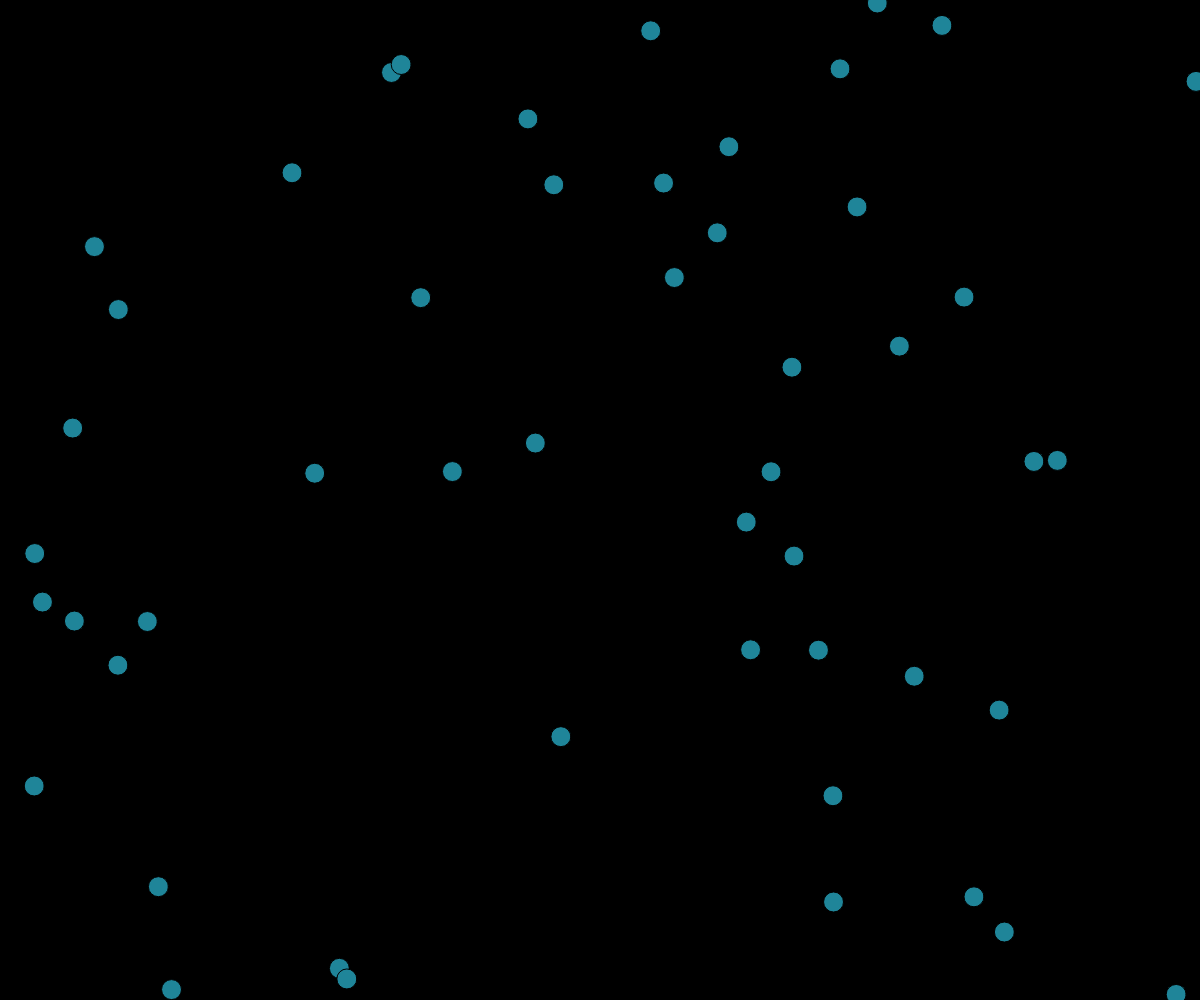
Frame 1 (no input)
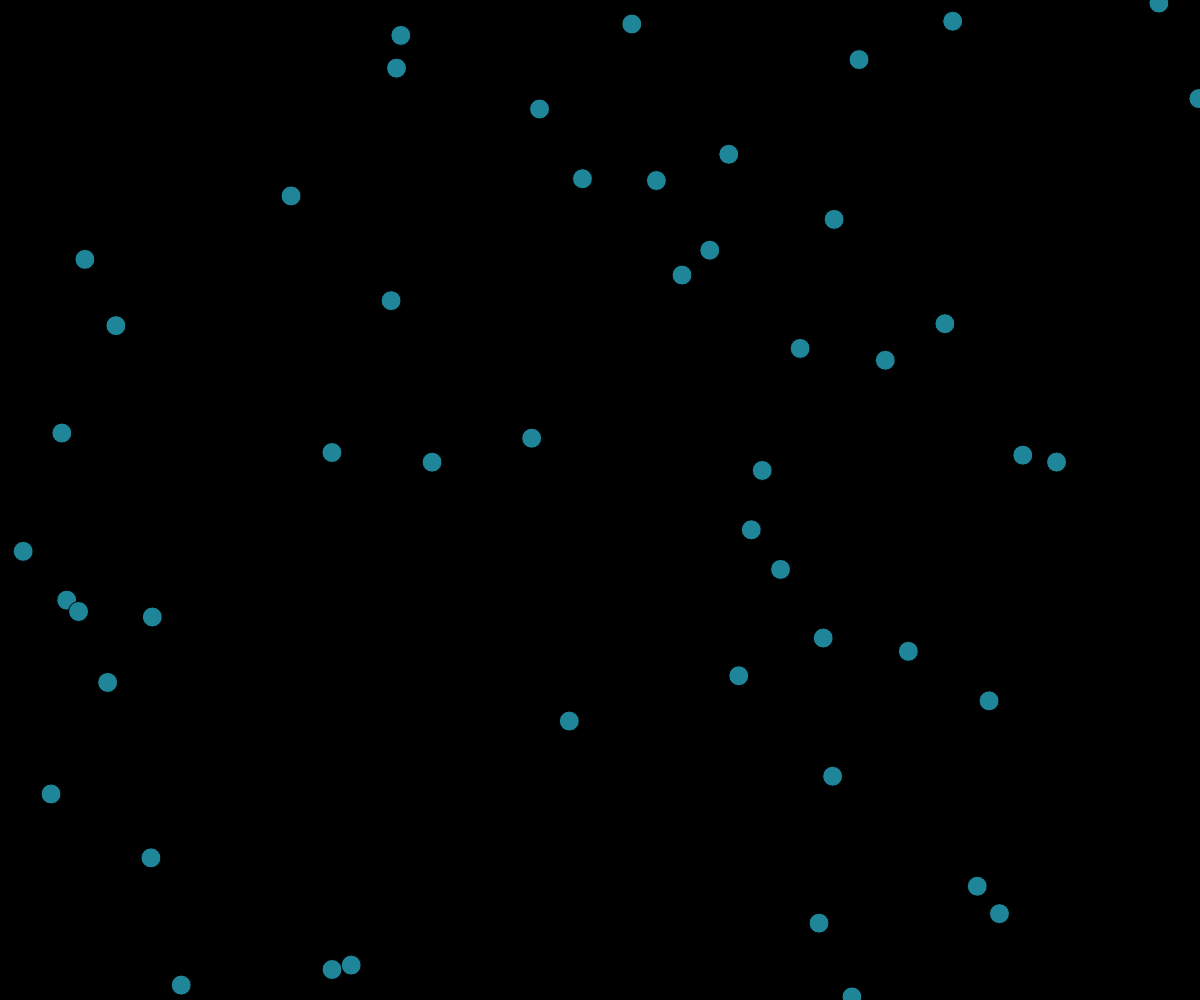
Frame 60 (no input)
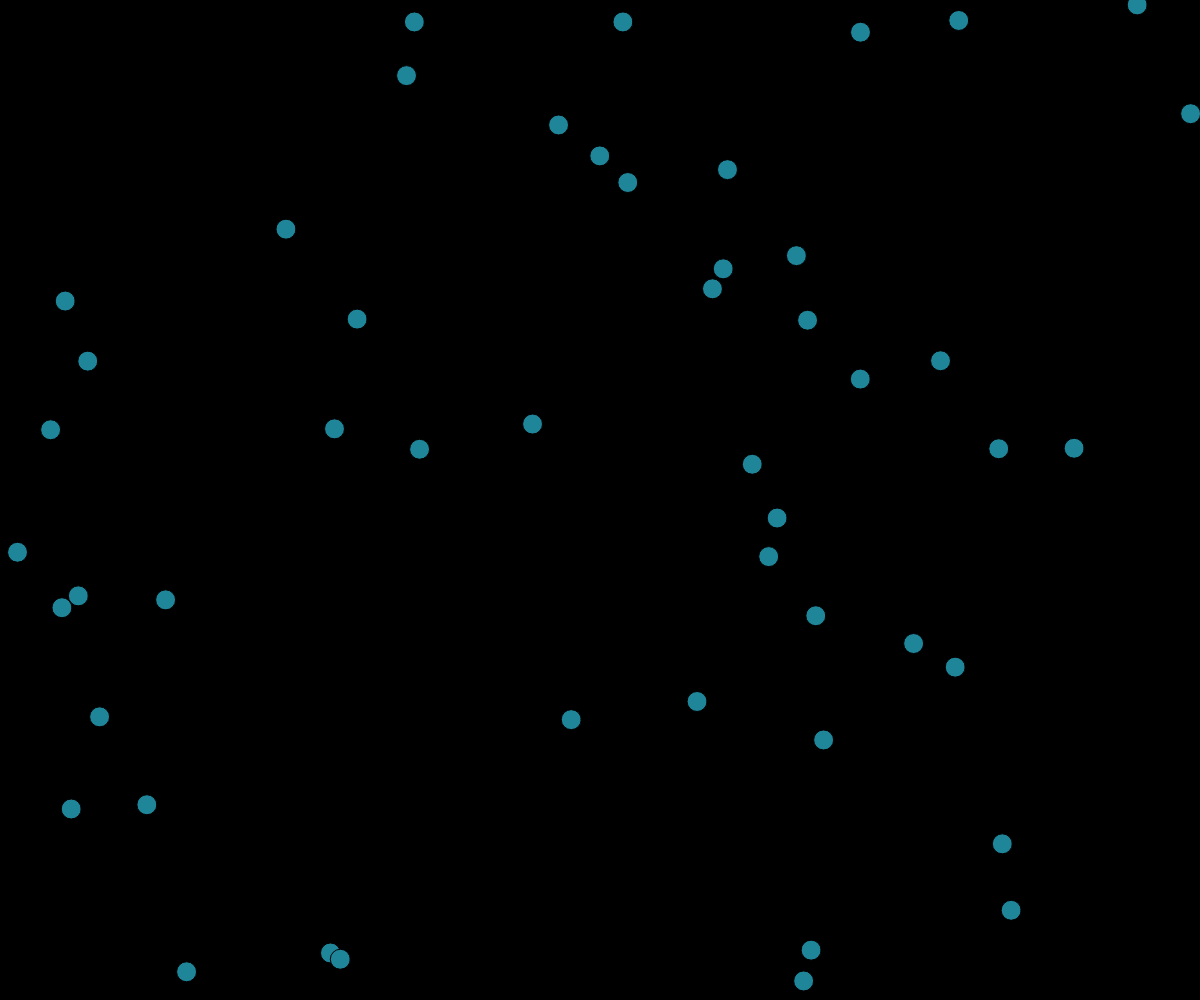
Frame 120 (the mouse pressed at the canvas centre since frame 60)

The p5.js sketch that drew these frames (run headless with seeded random() and noise() and a simulated clock; from frame 60 on, the mouse is pressed at the canvas centre):

// p5.js sketch
// ── sketch.js
let loc = [];
let vel = [];
let acc = [];
let nball = 50;
let diam = 20;

function setup() {
    createCanvas(windowWidth, windowHeight);
    background(0);
    colorMode(HSB)
    fill(190, 80, 60)
    for (let i = 0; i < nball; i++) {
        loc[i] = createVector(random(0, windowWidth), random(0, windowHeight))
        vel[i] = createVector(0, 0)
        acc[i] = createVector(0, 0)
    }
  }
   
  function draw() {
    background(0);
    for (let i = 0; i < nball; i++) {
        acc[i].x = random(-0.1, 0.1)-0.01*vel[i].x
        acc[i].y = random(-0.1, 0.1)-0.01*vel[i].y
        vel[i].x = vel[i].x + acc[i].x
        vel[i].y = vel[i].y + acc[i].y
        loc[i].x = loc[i].x + vel[i].x
        loc[i].y = loc[i].y + vel[i].y
        ellipse(
            modulo(loc[i].x, windowWidth), modulo(loc[i].y, windowHeight), diam
        )
    }
  }

function modulo(a, b) {
  return ((a%b)+b)%b;
}
